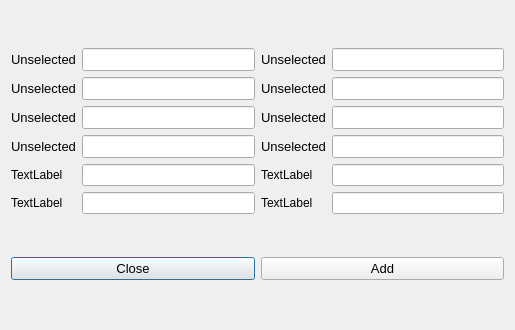
<?xml version="1.0" encoding="UTF-8"?>
<ui version="4.0">
 <class>Dialog</class>
 <widget class="QDialog" name="Dialog">
  <property name="geometry">
   <rect>
    <x>0</x>
    <y>0</y>
    <width>515</width>
    <height>330</height>
   </rect>
  </property>
  <property name="windowTitle">
   <string>Dialog</string>
  </property>
  <layout class="QVBoxLayout" name="verticalLayout">
   <item>
    <layout class="QGridLayout" name="gridLayout" columnminimumwidth="0,1,0,1">
     <item row="2" column="2">
      <widget class="QLabel" name="lbl4">
       <property name="font">
        <font>
         <pointsize>10</pointsize>
         <weight>50</weight>
         <italic>false</italic>
         <bold>false</bold>
        </font>
       </property>
       <property name="text">
        <string>Unselected</string>
       </property>
      </widget>
     </item>
     <item row="1" column="1">
      <widget class="QLineEdit" name="le1">
       <property name="font">
        <font>
         <pointsize>10</pointsize>
         <weight>50</weight>
         <italic>false</italic>
         <bold>false</bold>
        </font>
       </property>
       <property name="readOnly">
        <bool>false</bool>
       </property>
      </widget>
     </item>
     <item row="3" column="3">
      <widget class="QLineEdit" name="le6">
       <property name="font">
        <font>
         <pointsize>10</pointsize>
         <weight>50</weight>
         <italic>false</italic>
         <bold>false</bold>
        </font>
       </property>
       <property name="readOnly">
        <bool>false</bool>
       </property>
      </widget>
     </item>
     <item row="2" column="3">
      <widget class="QLineEdit" name="le4">
       <property name="font">
        <font>
         <pointsize>10</pointsize>
         <weight>50</weight>
         <italic>false</italic>
         <bold>false</bold>
        </font>
       </property>
       <property name="readOnly">
        <bool>false</bool>
       </property>
      </widget>
     </item>
     <item row="3" column="1">
      <widget class="QLineEdit" name="le5">
       <property name="font">
        <font>
         <pointsize>10</pointsize>
         <weight>50</weight>
         <italic>false</italic>
         <bold>false</bold>
        </font>
       </property>
       <property name="readOnly">
        <bool>false</bool>
       </property>
      </widget>
     </item>
     <item row="5" column="0">
      <widget class="QLabel" name="lbl9">
       <property name="text">
        <string>TextLabel</string>
       </property>
      </widget>
     </item>
     <item row="1" column="2">
      <widget class="QLabel" name="lbl2">
       <property name="font">
        <font>
         <pointsize>10</pointsize>
         <weight>50</weight>
         <italic>false</italic>
         <bold>false</bold>
        </font>
       </property>
       <property name="text">
        <string>Unselected</string>
       </property>
      </widget>
     </item>
     <item row="3" column="0">
      <widget class="QLabel" name="lbl5">
       <property name="font">
        <font>
         <pointsize>10</pointsize>
         <weight>50</weight>
         <italic>false</italic>
         <bold>false</bold>
        </font>
       </property>
       <property name="text">
        <string>Unselected</string>
       </property>
      </widget>
     </item>
     <item row="1" column="0">
      <widget class="QLabel" name="lbl1">
       <property name="font">
        <font>
         <pointsize>10</pointsize>
         <weight>50</weight>
         <italic>false</italic>
         <bold>false</bold>
        </font>
       </property>
       <property name="text">
        <string>Unselected</string>
       </property>
      </widget>
     </item>
     <item row="1" column="3">
      <widget class="QLineEdit" name="le2">
       <property name="font">
        <font>
         <pointsize>10</pointsize>
         <weight>50</weight>
         <italic>false</italic>
         <bold>false</bold>
        </font>
       </property>
       <property name="readOnly">
        <bool>false</bool>
       </property>
      </widget>
     </item>
     <item row="4" column="1">
      <widget class="QLineEdit" name="le7">
       <property name="font">
        <font>
         <pointsize>10</pointsize>
         <weight>50</weight>
         <italic>false</italic>
         <bold>false</bold>
        </font>
       </property>
       <property name="readOnly">
        <bool>false</bool>
       </property>
      </widget>
     </item>
     <item row="4" column="0">
      <widget class="QLabel" name="lbl7">
       <property name="font">
        <font>
         <pointsize>10</pointsize>
         <weight>50</weight>
         <italic>false</italic>
         <bold>false</bold>
        </font>
       </property>
       <property name="text">
        <string>Unselected</string>
       </property>
      </widget>
     </item>
     <item row="2" column="1">
      <widget class="QLineEdit" name="le3">
       <property name="font">
        <font>
         <pointsize>10</pointsize>
         <weight>50</weight>
         <italic>false</italic>
         <bold>false</bold>
        </font>
       </property>
       <property name="readOnly">
        <bool>false</bool>
       </property>
      </widget>
     </item>
     <item row="2" column="0">
      <widget class="QLabel" name="lbl3">
       <property name="font">
        <font>
         <pointsize>10</pointsize>
         <weight>50</weight>
         <italic>false</italic>
         <bold>false</bold>
        </font>
       </property>
       <property name="text">
        <string>Unselected</string>
       </property>
      </widget>
     </item>
     <item row="3" column="2">
      <widget class="QLabel" name="lbl6">
       <property name="font">
        <font>
         <pointsize>10</pointsize>
         <weight>50</weight>
         <italic>false</italic>
         <bold>false</bold>
        </font>
       </property>
       <property name="text">
        <string>Unselected</string>
       </property>
      </widget>
     </item>
     <item row="4" column="2">
      <widget class="QLabel" name="lbl8">
       <property name="font">
        <font>
         <pointsize>10</pointsize>
         <weight>50</weight>
         <italic>false</italic>
         <bold>false</bold>
        </font>
       </property>
       <property name="text">
        <string>Unselected</string>
       </property>
      </widget>
     </item>
     <item row="4" column="3">
      <widget class="QLineEdit" name="le8">
       <property name="font">
        <font>
         <pointsize>10</pointsize>
         <weight>50</weight>
         <italic>false</italic>
         <bold>false</bold>
        </font>
       </property>
       <property name="readOnly">
        <bool>false</bool>
       </property>
      </widget>
     </item>
     <item row="6" column="0">
      <widget class="QLabel" name="lbl11">
       <property name="text">
        <string>TextLabel</string>
       </property>
      </widget>
     </item>
     <item row="5" column="2">
      <widget class="QLabel" name="lbl10">
       <property name="text">
        <string>TextLabel</string>
       </property>
      </widget>
     </item>
     <item row="6" column="2">
      <widget class="QLabel" name="lbl12">
       <property name="text">
        <string>TextLabel</string>
       </property>
      </widget>
     </item>
     <item row="5" column="1">
      <widget class="QLineEdit" name="le9">
       <property name="readOnly">
        <bool>false</bool>
       </property>
      </widget>
     </item>
     <item row="6" column="1">
      <widget class="QLineEdit" name="le11">
       <property name="readOnly">
        <bool>false</bool>
       </property>
      </widget>
     </item>
     <item row="5" column="3">
      <widget class="QLineEdit" name="le10">
       <property name="readOnly">
        <bool>false</bool>
       </property>
      </widget>
     </item>
     <item row="6" column="3">
      <widget class="QLineEdit" name="le12">
       <property name="readOnly">
        <bool>false</bool>
       </property>
      </widget>
     </item>
    </layout>
   </item>
   <item>
    <layout class="QHBoxLayout" name="horizontalLayout_3">
     <item>
      <widget class="QPushButton" name="pbClose">
       <property name="font">
        <font>
         <pointsize>10</pointsize>
         <weight>50</weight>
         <italic>false</italic>
         <bold>false</bold>
        </font>
       </property>
       <property name="text">
        <string>Close</string>
       </property>
      </widget>
     </item>
     <item>
      <widget class="QPushButton" name="pbAdd">
       <property name="font">
        <font>
         <pointsize>10</pointsize>
         <weight>50</weight>
         <italic>false</italic>
         <bold>false</bold>
        </font>
       </property>
       <property name="text">
        <string>Add</string>
       </property>
       <property name="checkable">
        <bool>false</bool>
       </property>
      </widget>
     </item>
    </layout>
   </item>
  </layout>
 </widget>
 <resources/>
 <connections/>
</ui>
